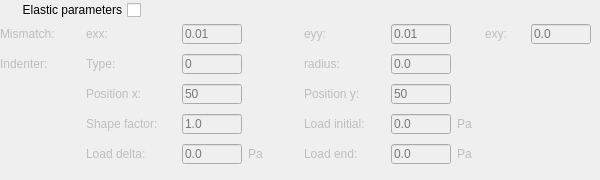
   <widget class="QWidget" name="tab_5">
    <attribute name="title">
     <string>Elastic</string>
    </attribute>
    <widget class="QCheckBox" name="elastic_CB">
     <property name="geometry">
      <rect>
       <x>0</x>
       <y>0</y>
       <width>141</width>
       <height>20</height>
      </rect>
     </property>
     <property name="layoutDirection">
      <enum>Qt::RightToLeft</enum>
     </property>
     <property name="text">
      <string>Elastic parameters</string>
     </property>
    </widget>
    <widget class="QWidget" name="elastic_widget" native="true">
     <property name="enabled">
      <bool>false</bool>
     </property>
     <property name="geometry">
      <rect>
       <x>0</x>
       <y>20</y>
       <width>591</width>
       <height>151</height>
      </rect>
     </property>
     <layout class="QGridLayout" name="elastic">
      <item row="3" column="7">
       <widget class="QLineEdit" name="indenterStart_LE">
        <property name="minimumSize">
         <size>
          <width>60</width>
          <height>20</height>
         </size>
        </property>
        <property name="maximumSize">
         <size>
          <width>60</width>
          <height>20</height>
         </size>
        </property>
        <property name="toolTip">
         <string>Float, unit of </string>
        </property>
        <property name="placeholderText">
         <string>0.0</string>
        </property>
       </widget>
      </item>
      <item row="1" column="7">
       <widget class="QLineEdit" name="indenterRadius_LE">
        <property name="minimumSize">
         <size>
          <width>60</width>
          <height>20</height>
         </size>
        </property>
        <property name="maximumSize">
         <size>
          <width>60</width>
          <height>20</height>
         </size>
        </property>
        <property name="placeholderText">
         <string>0.0</string>
        </property>
       </widget>
      </item>
      <item row="3" column="2">
       <widget class="QLineEdit" name="indenterSF_LE">
        <property name="minimumSize">
         <size>
          <width>60</width>
          <height>20</height>
         </size>
        </property>
        <property name="maximumSize">
         <size>
          <width>60</width>
          <height>20</height>
         </size>
        </property>
        <property name="toolTip">
         <string>Float, no unit, for setting the shape of the indenter</string>
        </property>
        <property name="placeholderText">
         <string>1.0</string>
        </property>
       </widget>
      </item>
      <item row="3" column="1">
       <widget class="QLabel" name="label_50">
        <property name="minimumSize">
         <size>
          <width>90</width>
          <height>0</height>
         </size>
        </property>
        <property name="maximumSize">
         <size>
          <width>90</width>
          <height>16777215</height>
         </size>
        </property>
        <property name="text">
         <string>Shape factor:</string>
        </property>
       </widget>
      </item>
      <item row="4" column="7">
       <widget class="QLineEdit" name="indenterEnd_LE">
        <property name="minimumSize">
         <size>
          <width>60</width>
          <height>20</height>
         </size>
        </property>
        <property name="maximumSize">
         <size>
          <width>60</width>
          <height>20</height>
         </size>
        </property>
        <property name="placeholderText">
         <string>0.0</string>
        </property>
       </widget>
      </item>
      <item row="1" column="2">
       <widget class="QLineEdit" name="indenterType_LE">
        <property name="minimumSize">
         <size>
          <width>60</width>
          <height>20</height>
         </size>
        </property>
        <property name="maximumSize">
         <size>
          <width>60</width>
          <height>20</height>
         </size>
        </property>
        <property name="placeholderText">
         <string>0</string>
        </property>
       </widget>
      </item>
      <item row="2" column="7">
       <widget class="QLineEdit" name="indenterNy_LE">
        <property name="minimumSize">
         <size>
          <width>60</width>
          <height>20</height>
         </size>
        </property>
        <property name="maximumSize">
         <size>
          <width>60</width>
          <height>20</height>
         </size>
        </property>
        <property name="toolTip">
         <string>Integer, unit of 1, position of indenter in y direction</string>
        </property>
        <property name="placeholderText">
         <string>50</string>
        </property>
       </widget>
      </item>
      <item row="4" column="5">
       <widget class="QLabel" name="label_55">
        <property name="minimumSize">
         <size>
          <width>0</width>
          <height>20</height>
         </size>
        </property>
        <property name="maximumSize">
         <size>
          <width>16777215</width>
          <height>20</height>
         </size>
        </property>
        <property name="toolTip">
         <string>Float, in the unit of Pa, the end of the apply load.</string>
        </property>
        <property name="text">
         <string>Load end:</string>
        </property>
       </widget>
      </item>
      <item row="1" column="5" colspan="2">
       <widget class="QLabel" name="label_49">
        <property name="toolTip">
         <string>Float, unit of 1, in number of grid points, for setting the size of the indenter radius</string>
        </property>
        <property name="text">
         <string>radius:</string>
        </property>
       </widget>
      </item>
      <item row="4" column="8">
       <widget class="QLabel" name="label_88">
        <property name="minimumSize">
         <size>
          <width>0</width>
          <height>20</height>
         </size>
        </property>
        <property name="maximumSize">
         <size>
          <width>16777215</width>
          <height>20</height>
         </size>
        </property>
        <property name="text">
         <string>Pa</string>
        </property>
       </widget>
      </item>
      <item row="3" column="5" colspan="2">
       <widget class="QLabel" name="label_53">
        <property name="minimumSize">
         <size>
          <width>70</width>
          <height>20</height>
         </size>
        </property>
        <property name="maximumSize">
         <size>
          <width>70</width>
          <height>20</height>
         </size>
        </property>
        <property name="toolTip">
         <string>Float, in the unit of Pa, the initial stress applied from the indenter.</string>
        </property>
        <property name="text">
         <string>Load initial:</string>
        </property>
       </widget>
      </item>
      <item row="0" column="1">
       <widget class="QLabel" name="label_44">
        <property name="minimumSize">
         <size>
          <width>90</width>
          <height>0</height>
         </size>
        </property>
        <property name="maximumSize">
         <size>
          <width>90</width>
          <height>16777215</height>
         </size>
        </property>
        <property name="toolTip">
         <string>Float, unit of 1, representing the msimatch strain exx between substrate and film.</string>
        </property>
        <property name="text">
         <string>exx:</string>
        </property>
       </widget>
      </item>
      <item row="0" column="5" colspan="2">
       <widget class="QLabel" name="label_45">
        <property name="toolTip">
         <string>Float, unit of 1, representing the msimatch strain eyy between substrate and film.</string>
        </property>
        <property name="text">
         <string>eyy:</string>
        </property>
       </widget>
      </item>
      <item row="0" column="0">
       <widget class="QLabel" name="label_43">
        <property name="minimumSize">
         <size>
          <width>80</width>
          <height>0</height>
         </size>
        </property>
        <property name="text">
         <string>Mismatch:</string>
        </property>
       </widget>
      </item>
      <item row="2" column="5" colspan="2">
       <widget class="QLabel" name="label_52">
        <property name="text">
         <string>Position y:</string>
        </property>
       </widget>
      </item>
      <item row="1" column="0">
       <widget class="QLabel" name="label_47">
        <property name="text">
         <string>Indenter:</string>
        </property>
       </widget>
      </item>
      <item row="2" column="2">
       <widget class="QLineEdit" name="indenterNx_LE">
        <property name="minimumSize">
         <size>
          <width>60</width>
          <height>20</height>
         </size>
        </property>
        <property name="maximumSize">
         <size>
          <width>60</width>
          <height>20</height>
         </size>
        </property>
        <property name="toolTip">
         <string>Integer, unit of 1, position of indenter in x direction</string>
        </property>
        <property name="placeholderText">
         <string>50</string>
        </property>
       </widget>
      </item>
      <item row="0" column="7">
       <widget class="QLineEdit" name="eyy_LE">
        <property name="minimumSize">
         <size>
          <width>60</width>
          <height>20</height>
         </size>
        </property>
        <property name="maximumSize">
         <size>
          <width>60</width>
          <height>20</height>
         </size>
        </property>
        <property name="placeholderText">
         <string>0.01</string>
        </property>
       </widget>
      </item>
      <item row="4" column="1">
       <widget class="QLabel" name="label_54">
        <property name="minimumSize">
         <size>
          <width>90</width>
          <height>20</height>
         </size>
        </property>
        <property name="maximumSize">
         <size>
          <width>90</width>
          <height>20</height>
         </size>
        </property>
        <property name="toolTip">
         <string>Float, in the unit of Pa, the change of applied stress every $print number of time steps.</string>
        </property>
        <property name="text">
         <string>Load delta:</string>
        </property>
       </widget>
      </item>
      <item row="3" column="8">
       <widget class="QLabel" name="label_86">
        <property name="minimumSize">
         <size>
          <width>0</width>
          <height>20</height>
         </size>
        </property>
        <property name="maximumSize">
         <size>
          <width>16777215</width>
          <height>20</height>
         </size>
        </property>
        <property name="text">
         <string>Pa</string>
        </property>
       </widget>
      </item>
      <item row="4" column="3">
       <widget class="QLabel" name="label_87">
        <property name="minimumSize">
         <size>
          <width>0</width>
          <height>20</height>
         </size>
        </property>
        <property name="maximumSize">
         <size>
          <width>16777215</width>
          <height>20</height>
         </size>
        </property>
        <property name="text">
         <string>Pa</string>
        </property>
       </widget>
      </item>
      <item row="0" column="2">
       <widget class="QLineEdit" name="exx_LE">
        <property name="minimumSize">
         <size>
          <width>60</width>
          <height>20</height>
         </size>
        </property>
        <property name="maximumSize">
         <size>
          <width>60</width>
          <height>20</height>
         </size>
        </property>
        <property name="placeholderText">
         <string>0.01</string>
        </property>
       </widget>
      </item>
      <item row="2" column="1">
       <widget class="QLabel" name="label_51">
        <property name="minimumSize">
         <size>
          <width>90</width>
          <height>0</height>
         </size>
        </property>
        <property name="maximumSize">
         <size>
          <width>90</width>
          <height>16777215</height>
         </size>
        </property>
        <property name="text">
         <string>Position x:</string>
        </property>
       </widget>
      </item>
      <item row="1" column="1">
       <widget class="QLabel" name="label_48">
        <property name="minimumSize">
         <size>
          <width>90</width>
          <height>0</height>
         </size>
        </property>
        <property name="maximumSize">
         <size>
          <width>90</width>
          <height>16777215</height>
         </size>
        </property>
        <property name="toolTip">
         <string>Integer, choice of the indenter shape, 0 for no indenter</string>
        </property>
        <property name="text">
         <string>Type:</string>
        </property>
       </widget>
      </item>
      <item row="4" column="2">
       <widget class="QLineEdit" name="indenterDelta_LE">
        <property name="minimumSize">
         <size>
          <width>60</width>
          <height>20</height>
         </size>
        </property>
        <property name="maximumSize">
         <size>
          <width>60</width>
          <height>20</height>
         </size>
        </property>
        <property name="placeholderText">
         <string>0.0</string>
        </property>
       </widget>
      </item>
      <item row="3" column="10">
       <widget class="QLabel" name="label_90">
        <property name="text">
         <string/>
        </property>
       </widget>
      </item>
      <item row="3" column="4">
       <widget class="QLabel" name="label_89">
        <property name="text">
         <string/>
        </property>
       </widget>
      </item>
      <item row="0" column="10">
       <widget class="QLineEdit" name="exy_LE">
        <property name="minimumSize">
         <size>
          <width>60</width>
          <height>20</height>
         </size>
        </property>
        <property name="maximumSize">
         <size>
          <width>60</width>
          <height>20</height>
         </size>
        </property>
        <property name="placeholderText">
         <string>0.0</string>
        </property>
       </widget>
      </item>
      <item row="0" column="9">
       <widget class="QLabel" name="label_46">
        <property name="minimumSize">
         <size>
          <width>40</width>
          <height>0</height>
         </size>
        </property>
        <property name="maximumSize">
         <size>
          <width>40</width>
          <height>16777215</height>
         </size>
        </property>
        <property name="toolTip">
         <string>Float, unit of 1, representing the msimatch strain exy between substrate and film.</string>
        </property>
        <property name="text">
         <string>exy:          </string>
        </property>
       </widget>
      </item>
     </layout>
    </widget>
   </widget>
